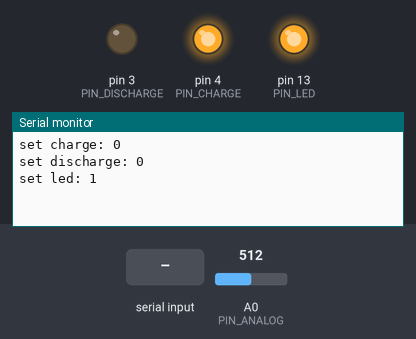
This sketch was run on a simulated Arduino Uno, built with avr-gcc and run on an emulated ATmega328P. Shown: output pins drawn as LEDs (lit = HIGH), the last lines printed to the serial monitor. The test bench sets the inputs (shaded band); at power-on: A0 (PIN_ANALOG) = 512.

Above: at 1.2 s.
1.3 s: "1" received over Serial
At 2.3 s:
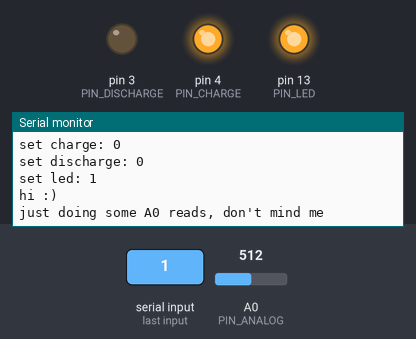
At 3.6 s:
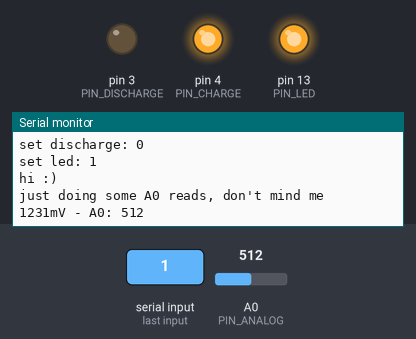

The sketch:

simple_voltmetre.ino
```cpp
#define PIN_CHARGE    4        // output pin (charge)
#define PIN_DISCHARGE 3        // output pin (discharge)
#define PIN_LED       13       // output pin (arduino led)
#define PIN_ANALOG    A0       // analog pin on battery-0 voltage

// config parameters for getVoltage()
#define REF_VOLTAGE   2460     // tension de reference, tension sur la pin AREF
#define SOME_NUMBER   1023     // ?
#define NB_ANALOG_RD  10       // how many analog read to average on

#define INTERVAL      3600000  //nombre de seconde dans une heure


void setCharge(boolean b) {
  Serial.print("set charge: ");
  Serial.println(b);
  digitalWrite(PIN_CHARGE, !b);
}

void setDischarge(boolean b) {
  Serial.print("set discharge: ");
  Serial.println(b);
  digitalWrite(PIN_DISCHARGE, b);
}

void setLed(boolean b) {
  Serial.print("set led: ");
  Serial.println(b);
  digitalWrite(PIN_LED, b);
}

unsigned long getAnalog() {
  return analogRead(PIN_ANALOG);
}

unsigned long getVoltage() {
  unsigned long tmp, sum;
  for(byte i=0; i < NB_ANALOG_RD; i++){
    tmp = getAnalog();
    sum = sum + tmp;
  }
  sum = sum / NB_ANALOG_RD;
  sum = (sum * REF_VOLTAGE) / SOME_NUMBER; // todo - comment on values used here
  return sum;
}

void setup() {
  Serial.begin(9600);
  //analogReference(EXTERNAL);      //reference de tension pour les mesures
  pinMode(PIN_CHARGE, OUTPUT);
  pinMode(PIN_DISCHARGE, OUTPUT);
  pinMode(PIN_LED, OUTPUT);

  setCharge(0);
  setDischarge(0);
  setLed(1);
}

boolean hi = false;

void loop() {
  if(!hi && Serial.available()){
    hi = true;
    Serial.read();
    Serial.println("hi :)");
    Serial.println("just doing some A0 reads, don't mind me");
  }

  if (hi) {
    delay(2000);
    Serial.print(getVoltage());
    Serial.print("mV - A0: ");
    Serial.println(getAnalog());
  }
}
```

Measured:
- after the input at 1.3 s, the serial monitor: prints a new line at once (image 1)
